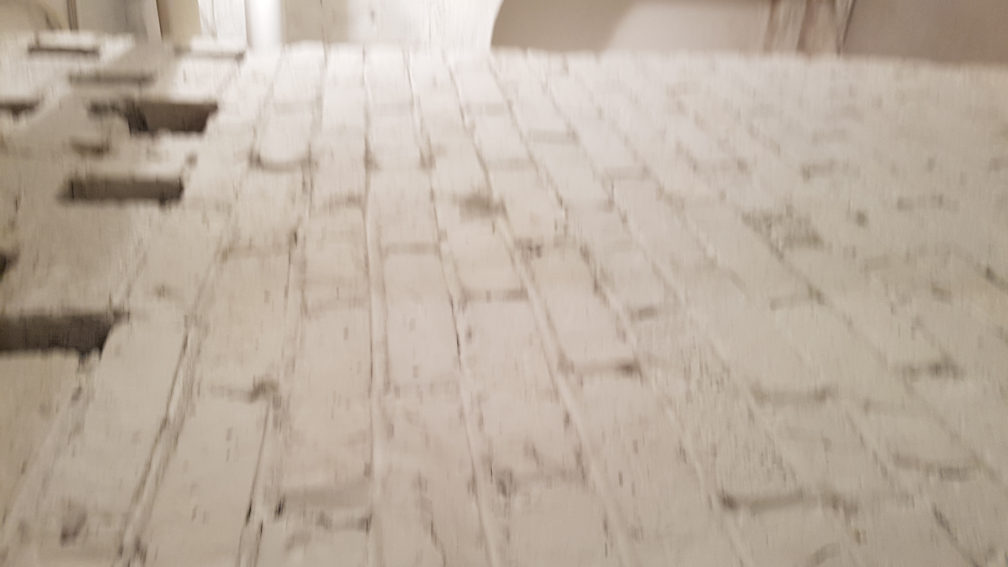
#> input picture dataset_ref_2/POint-3-g.jpg, 4032 x 2268 px (shown at 1/4 size); its folder holds only this picture in this run
$ python preprocessing.py
#> lines starting #> are read from the running program, lines starting #| are printed output that depends on the picture
from plot import plotframes
import cyvlfeat
import numpy as np
from skimage.io import imread
from skimage.transform import resize, rotate
import matplotlib as mpl
import matplotlib.pyplot as plt
import warnings
from scipy.io import loadmat
import numpy as np
import os
from sklearn.cluster import KMeans
import pickle as pkl

if __name__ == "__main__":
    # ignore warnings
    warnings.filterwarnings('ignore')

    def rgb2gray(rgb):
        return np.float32(np.dot(rgb[...,:3], [0.299, 0.587, 0.114])/255.0)

    def compute_hists(corpus_lens,labels,num_words):
        num_docs=len(corpus_lens)
        hists=np.zeros((num_docs,num_words))
        offset=0
        for j in range(num_docs):
            len_doc=corpus_lens[j]
        for i in range(offset,offset+len_doc):
            hists[j,labels[i]]=1
        offset+=len_doc
        return hists

    def tf_idf(hists):
        num_docs=hists.shape[0]
        dfs=np.sum(hists,axis=0)
        dfs=np.log(num_docs/dfs)
        return dfs

    def compute_vocabulary(words,n_clusters):
        kmeans = KMeans(n_clusters=n_clusters, random_state=0).fit(words)
        return kmeans.cluster_centers_,kmeans.labels_

    folder="./dataset_ref_2"
    #path vers le dossier contenant toutes les images de référence
    images=[]
    all_words=[]
    docs_lens=[]
    print('start_preprocessing')
    for filename in os.listdir(folder):
            img = imread(os.path.join(folder,filename),pilmode='RGB')
#> img is the input picture: shape (2268, 4032, 3); mean R, G, B 187.1, 173.5, 159.3
            if img is not None:
                images.append(img)
                [frames, document] = cyvlfeat.sift.sift(rgb2gray(img), peak_thresh=0.01, compute_descriptor=True)
#> in rgb2gray, `return np.float32(np.dot(rgb[...,:3], [0.299, 0.587, 0.114])/255.0)`:
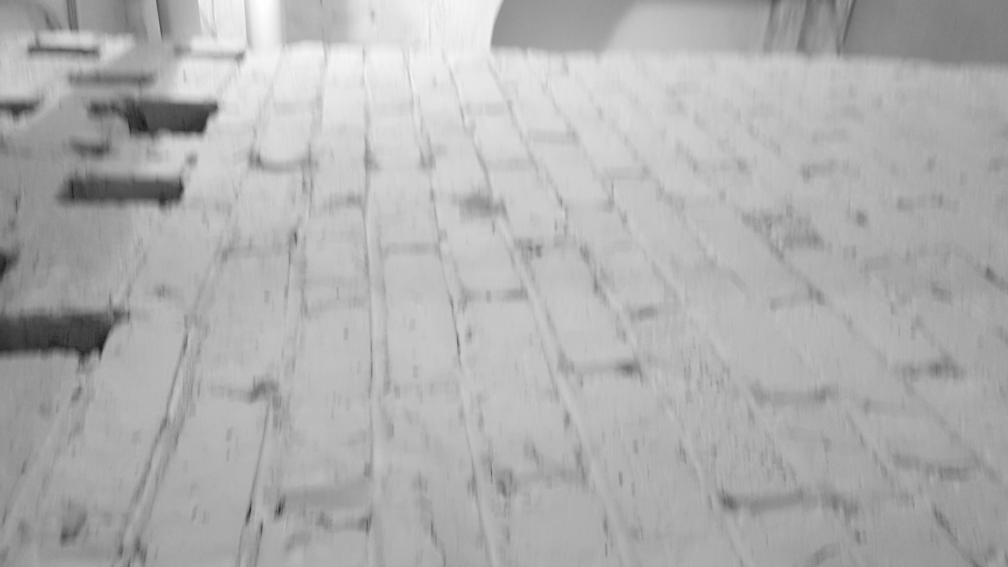
#> returned value: shape (2268, 4032) float32 (shown at 1/4 size); min 0.0291, max 0.999, mean 0.69
#> (the run stopped early here; a loop or call above may not have finished)

$ run again, on dataset_ref_2/Point-1-d.jpg
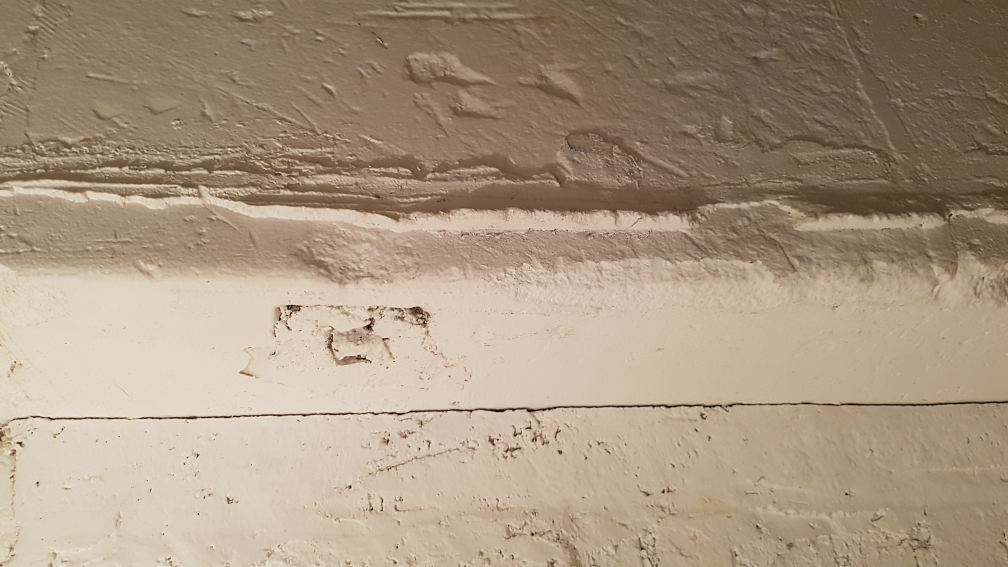
#> input picture dataset_ref_2/Point-1-d.jpg, 4032 x 2268 px (shown at 1/4 size)
#> img is the input picture: shape (2268, 4032, 3); mean R, G, B 170.1, 150.7, 129
#> in rgb2gray, `return np.float32(np.dot(rgb[...,:3], [0.299, 0.587, 0.114])/255.0)`:
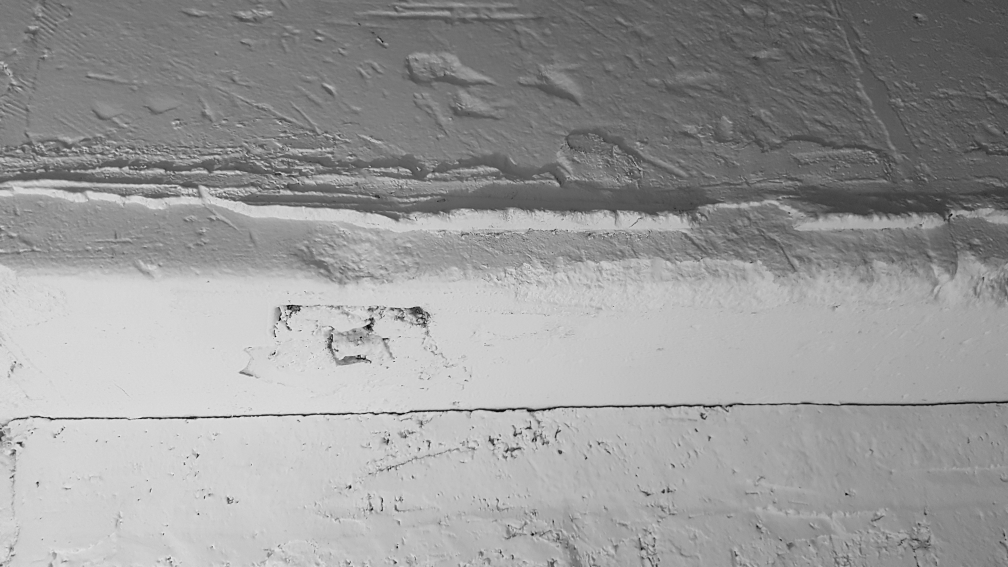
#> returned value: shape (2268, 4032) float32 (shown at 1/4 size); min 0.00704, max 0.983, mean 0.604

$ run again, on dataset_ref_2/Point-1-f.jpg
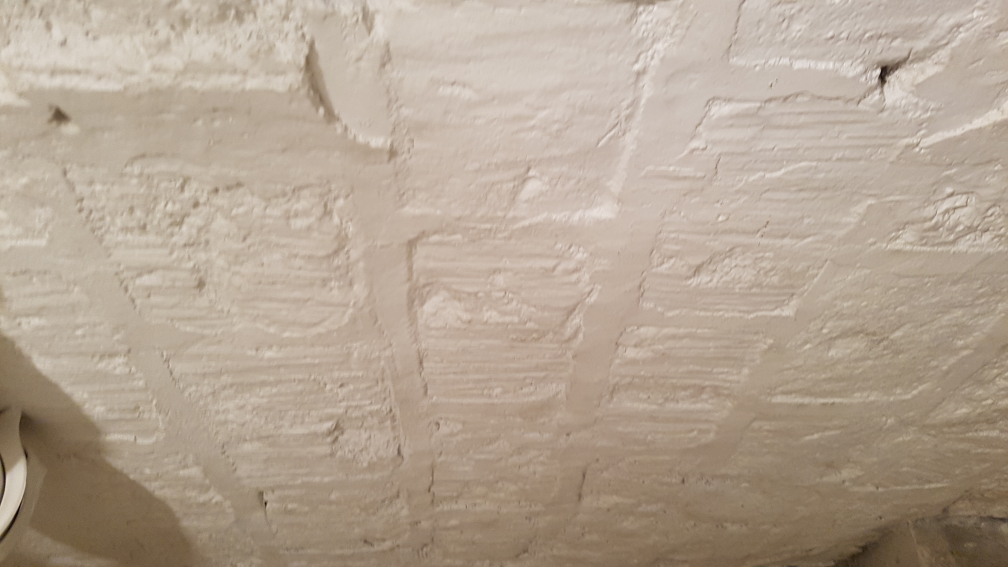
#> input picture dataset_ref_2/Point-1-f.jpg, 4032 x 2268 px (shown at 1/4 size)
#> img is the input picture: shape (2268, 4032, 3); mean R, G, B 179.2, 163.5, 146.9
#> in rgb2gray, `return np.float32(np.dot(rgb[...,:3], [0.299, 0.587, 0.114])/255.0)`:
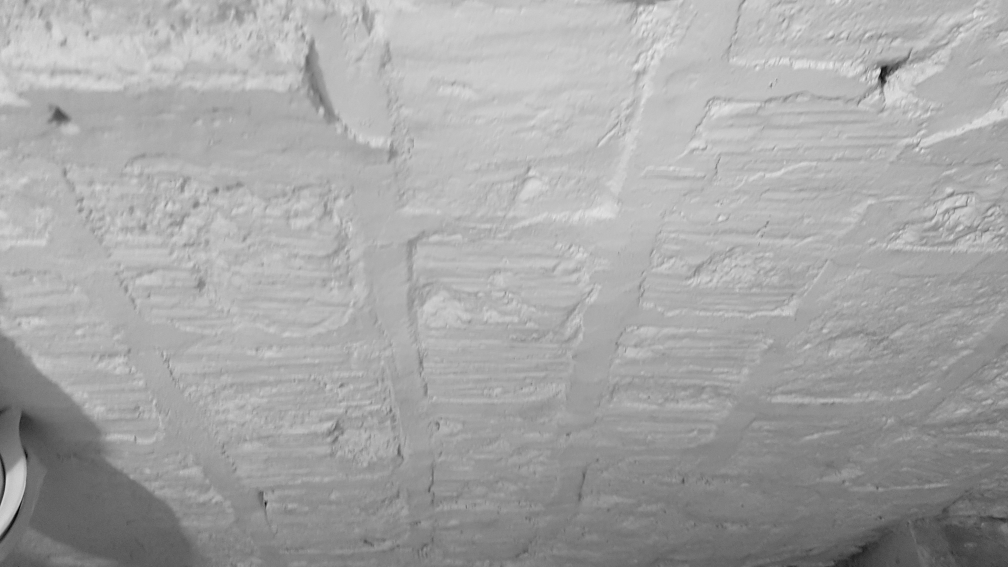
#> returned value: shape (2268, 4032) float32 (shown at 1/4 size); min 0.00352, max 0.949, mean 0.652
